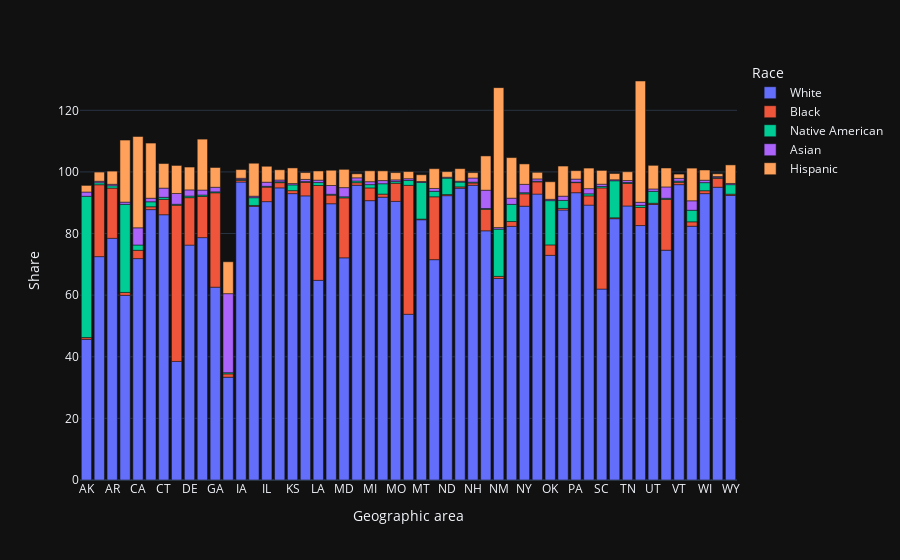

Write notebook code for a chart like this one.
### Code cell
fig = px.bar(df_state_avg,x='Geographic area',y='Share',color='Race')

fig.layout.template = 'plotly_dark'
fig.show()

### Figure 1 — Plotly figure (JSON) as saved in the notebook; plotly's stock layout.template omitted (floating-point values rounded to 4 significant figures)
{"data": [{"hovertemplate": "Race=White<br>Geographic area=%{x}<br>Share=%{y}<extra></extra>", "legendgroup": "White", "marker": {"color": "#636efa", "pattern": {"shape": ""}}, "name": "White", "orientation": "v", "showlegend": true, "textposition": "auto", "type": "bar", "x": ["AK", "AL", "AR", "AZ", "CA", "CO", "CT", "DC", "DE", "FL", "GA", "HI", "IA", "ID", "IL", "IN", "KS", "KY", "LA", "MA", "MD", "ME", "MI", "MN", "MO", "MS", "MT", "NC", "ND", "NE", "NH", "NJ", "NM", "NV", "NY", "OH", "OK", "OR", "PA", "RI", "SC", "SD", "TN", "TX", "UT", "VA", "VT", "WA", "WI", "WV", "WY"], "xaxis": "x", "y": [45.65, 72.51, 78.45, 59.93, 71.87, 87.77, 86.11, 38.5, 76.25, 78.67, 62.59, 33.37, 96.71, 88.82, 90.36, 94.82, 92.96, 92.23, 64.81, 89.67, 72.12, 95.69, 90.67, 91.8, 90.44, 53.8, 84.48, 71.52, 92.29, 94.72, 95.68, 80.89, 65.42, 82.33, 88.88, 92.8, 72.93, 87.63, 93.25, 89.23, 61.98, 84.82, 88.95, 82.59, 89.44, 74.6, 95.87, 82.38, 92.96, 95.04, 92.37], "yaxis": "y"}, {"hovertemplate": "Race=Black<br>Geographic area=%{x}<br>Share=%{y}<extra></extra>", "legendgroup": "Black", "marker": {"color": "#EF553B", "pattern": {"shape": ""}}, "name": "Black", "orientation": "v", "showlegend": true, "textposition": "auto", "type": "bar", "x": ["AK", "AL", "AR", "AZ", "CA", "CO", "CT", "DC", "DE", "FL", "GA", "HI", "IA", "ID", "IL", "IN", "KS", "KY", "LA", "MA", "MD", "ME", "MI", "MN", "MO", "MS", "MT", "NC", "ND", "NE", "NH", "NJ", "NM", "NV", "NY", "OH", "OK", "OR", "PA", "RI", "SC", "SD", "TN", "TX", "UT", "VA", "VT", "WA", "WI", "WV", "WY"], "xaxis": "x", "y": [0.5673, 23.32, 16.3, 0.9545, 2.692, 0.9177, 4.992, 50.7, 15.39, 13.37, 30.63, 1.071, 0.5635, 0.2952, 4.704, 1.688, 0.9605, 4.421, 30.78, 2.802, 19.46, 0.8198, 4.124, 1.001, 5.879, 41.83, 0.2266, 20.4, 0.3574, 0.4205, 0.7156, 6.975, 0.667, 1.567, 4.008, 3.96, 3.376, 0.5295, 3.27, 2.988, 32.83, 0.29, 7.303, 5.88, 0.385, 16.51, 0.7706, 1.427, 0.9373, 2.915, 0.3995], "yaxis": "y"}, {"hovertemplate": "Race=Native American<br>Geographic area=%{x}<br>Share=%{y}<extra></extra>", "legendgroup": "Native American", "marker": {"color": "#00cc96", "pattern": {"shape": ""}}, "name": "Native American", "orientation": "v", "showlegend": true, "textposition": "auto", "type": "bar", "x": ["AK", "AL", "AR", "AZ", "CA", "CO", "CT", "DC", "DE", "FL", "GA", "HI", "IA", "ID", "IL", "IN", "KS", "KY", "LA", "MA", "MD", "ME", "MI", "MN", "MO", "MS", "MT", "NC", "ND", "NE", "NH", "NJ", "NM", "NV", "NY", "OH", "OK", "OR", "PA", "RI", "SC", "SD", "TN", "TX", "UT", "VA", "VT", "WA", "WI", "WV", "WY"], "xaxis": "x", "y": [45.86, 0.6593, 0.7599, 28.59, 1.723, 1.625, 0.6566, 0.3, 0.5237, 0.4554, 0.3003, 0.3881, 0.2714, 2.525, 0.2618, 0.2758, 1.873, 0.2101, 0.9573, 0.2663, 0.3409, 0.545, 1.077, 3.363, 0.5443, 1.615, 11.87, 1.788, 5.33, 1.56, 0.2875, 0.2571, 15.34, 5.577, 0.3613, 0.215, 14.38, 2.589, 0.1616, 0.6706, 0.4628, 12.03, 0.3166, 0.6589, 3.87, 0.3423, 0.3697, 3.75, 2.62, 0.2002, 3.095], "yaxis": "y"}, {"hovertemplate": "Race=Asian<br>Geographic area=%{x}<br>Share=%{y}<extra></extra>", "legendgroup": "Asian", "marker": {"color": "#ab63fa", "pattern": {"shape": ""}}, "name": "Asian", "orientation": "v", "showlegend": true, "textposition": "auto", "type": "bar", "x": ["AK", "AL", "AR", "AZ", "CA", "CO", "CT", "DC", "DE", "FL", "GA", "HI", "IA", "ID", "IL", "IN", "KS", "KY", "LA", "MA", "MD", "ME", "MI", "MN", "MO", "MS", "MT", "NC", "ND", "NE", "NH", "NJ", "NM", "NV", "NY", "OH", "OK", "OR", "PA", "RI", "SC", "SD", "TN", "TX", "UT", "VA", "VT", "WA", "WI", "WV", "WY"], "xaxis": "x", "y": [1.388, 0.4798, 0.4771, 0.7266, 5.568, 1.155, 2.99, 3.5, 2.0, 1.617, 1.492, 25.65, 0.4008, 0.4877, 1.337, 0.5868, 0.4264, 0.711, 0.7865, 2.853, 2.98, 1.032, 0.9542, 1.026, 0.5499, 0.5461, 0.3189, 0.9263, 0.2935, 0.2919, 1.343, 5.945, 0.4939, 2.007, 2.719, 0.7515, 0.4265, 1.382, 0.989, 1.688, 0.74, 0.3179, 0.6373, 1.015, 0.7709, 3.669, 0.9101, 3.075, 0.7908, 0.3411, 0.3896], "yaxis": "y"}, {"hovertemplate": "Race=Hispanic<br>Geographic area=%{x}<br>Share=%{y}<extra></extra>", "legendgroup": "Hispanic", "marker": {"color": "#FFA15A", "pattern": {"shape": ""}}, "name": "Hispanic", "orientation": "v", "showlegend": true, "textposition": "auto", "type": "bar", "x": ["AK", "AL", "AR", "AZ", "CA", "CO", "CT", "DC", "DE", "FL", "GA", "HI", "IA", "ID", "IL", "IN", "KS", "KY", "LA", "MA", "MD", "ME", "MI", "MN", "MO", "MS", "MT", "NC", "ND", "NE", "NH", "NJ", "NM", "NV", "NY", "OH", "OK", "OR", "PA", "RI", "SC", "SD", "TN", "TX", "UT", "VA", "VT", "WA", "WI", "WV", "WY"], "xaxis": "x", "y": [2.149, 2.98, 4.273, 20.14, 29.65, 17.9, 7.976, 9.1, 7.417, 16.53, 6.415, 10.36, 2.819, 10.7, 5.171, 3.318, 5.072, 2.226, 2.977, 4.946, 5.931, 1.313, 3.535, 3.154, 2.365, 2.322, 2.192, 6.413, 1.823, 4.07, 1.745, 11.12, 45.43, 13.17, 6.629, 2.13, 5.696, 9.777, 2.733, 6.668, 4.475, 2.037, 2.856, 39.36, 7.663, 6.153, 1.38, 10.61, 3.323, 0.9042, 6.018], "yaxis": "y"}], "layout": {"barmode": "relative", "legend": {"title": {"text": "Race"}, "tracegroupgap": 0}, "margin": {"t": 60}, "xaxis": {"anchor": "y", "domain": [0, 1], "title": {"text": "Geographic area"}}, "yaxis": {"anchor": "x", "domain": [0, 1], "title": {"text": "Share"}}}}
